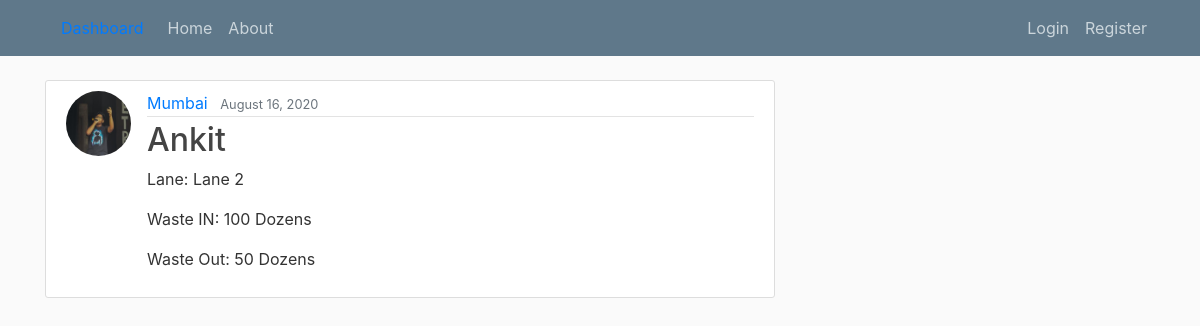
/user/Mumbai, run on an earlier commit of the app's database.
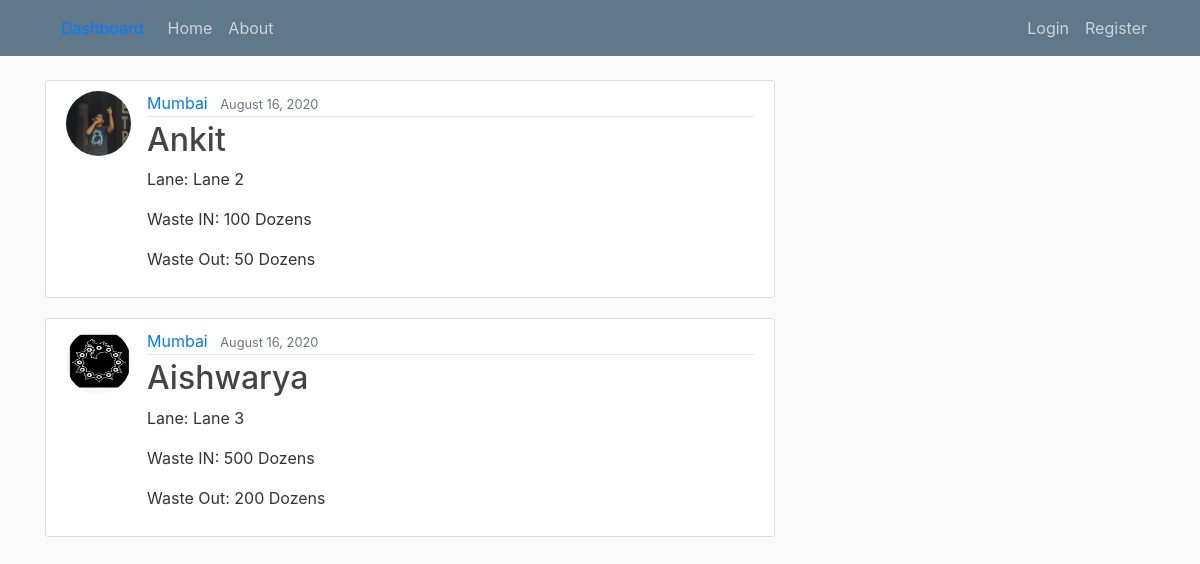
And on a later commit of the database.
### blog/models.py (models this page shows, shortened)
class Post(models.Model):
    title = models.CharField(max_length=100) #city
    Lane_name = models.TextField() #lane
    WasteIn = models.IntegerField(default=0)
    WasteOut = models.IntegerField(default=0)
    date_posted = models.DateTimeField(default=timezone.now) #auto_now records time of every update where as auto_now_add records just the time of creation
    author = models.ForeignKey(User, on_delete=models.CASCADE) #One to many from author to post | on_delete tells to delete all post of the user/author if he/she gets deleted
    site_image = models.ImageField(default = 'default.jpg', upload_to = 'profilepics')

### users/models.py (models this page shows, shortened)
class Profile(models.Model):
    user = models.OneToOneField(User , on_delete = models.CASCADE)
    image = models.ImageField(default = 'default.jpg', upload_to = 'profilepics')

### blog/views.py (the view)
# urls.py: path('user/<str:title>', UserPostListView.as_view() , name = 'user-posts'),
class UserPostListView(ListView):
    model = Post
    template_name = 'blog/user_posts.html' #<app><model>_<viewtype>.html
    context_object_name = 'posts'
    paginate_by = 3
    def get_queryset(self):
        post = Post.objects.filter(title = self.kwargs.get('title'))
        return post

### blog/templates/blog/user_posts.html (shortened to what this page needs)
{% extends 'blog/base.html'%}
{% block content %}
  {% for post in posts%}
    <article class="media content-section">
    <img class = "rounded-circle article-img" src = "{{ post.author.profile.image.url }}"">
      <div class="media-body">
        <div class="article-metadata">
          <a class="mr-2" href="{% url 'user-posts' post.title %}">{{ post.title }}</a>
          <small class="text-muted">{{ post.date_posted|date:"F d, Y" }}</small>
        </div>
        <h2><a class="article-title" href="{% url 'post-detail' post.id %}">{{ post.author }}</a></h2>
        <p class="article-content">Lane: {{ post.Lane_name }}</p>
        <p class="article-content">Waste IN: {{ post.WasteIn }} Dozens</p>
        <p class="article-content">Waste Out: {{ post.WasteOut }} Dozens</p>
      </div>
    </article>
  {% endfor %}
{% endblock content %}

### blog/templates/blog/base.html (shortened to what this page needs)
{% load static%}
<html>
    <head>
        <link rel="stylesheet" href="https://maxcdn.bootstrapcdn.com/bootstrap/4.0.0/css/bootstrap.min.css">
        <link rel="stylesheet" type="text/css" href="{% static 'blog/main.css' %}">
    </head>
    <body>
        <header class="site-header">
            <nav class="navbar navbar-expand-md navbar-dark bg-steel fixed-top">
              <div class="container">
                <a class="nav-item nav-link" href="{% url 'post-graph' %}">Dashboard</a>
                <div class="collapse navbar-collapse" id="navbarToggle">
                  <div class="navbar-nav mr-auto">
                    <a class="nav-item nav-link" href="{% url 'blog-home' %}">Home</a>
                    <a class="nav-item nav-link" href="{% url 'blog-about' %}">About</a>
                  </div>
                  <div class="navbar-nav">
                    {% if user.is_authenticated %}
                      <a class="nav-item nav-link" href="{% url 'post-create' %}">New Report</a>
                      <a class="nav-item nav-link" href="{% url 'profile' %}">Profile</a>
                      <a class="nav-item nav-link" href="{% url 'logout' %}">Logout</a>
                    {% else %}
                      <a class="nav-item nav-link" href="{% url 'login' %}">Login</a>
                      <a class="nav-item nav-link" href="{% url 'register' %}">Register</a>
                    {% endif%}
                  </div>
                </div>
              </div>
            </nav>
          </header>
        <main role="main" class="container">
        <div class="row">
            <div class="col-md-8">
            {% block content %}{% endblock %}
            </div>
        </div>
        </main>
    </body>
</html>

### blog/static/blog/main.css (style rules this page uses)
body { background: #fafafa; color: #333333; margin-top: 5rem; }
h1, h2, h3, h4, h5, h6 { color: #444444; }
.bg-steel { background-color: #5f788a; }
.site-header .navbar-nav .nav-link { color: #cbd5db; }
.content-section { background: #ffffff; padding: 10px 20px; border: 1px solid #dddddd; border-radius: 3px; margin-bottom: 20px; }
.article-title { color: #444444; }
.article-content { white-space: pre-line; }
.article-img { height: 65px; width: 65px; margin-right: 16px; }
.article-metadata { padding-bottom: 1px; margin-bottom: 4px; border-bottom: 1px solid #e3e3e3 }

What changed in the data, as far as the page shows it:
added Post: author.profile.image (placeholder picture), title "Mumbai", date_posted "August 16, 2020", author "Aishwarya", Lane_name "Lane 3", WasteIn "500", WasteOut "200"
